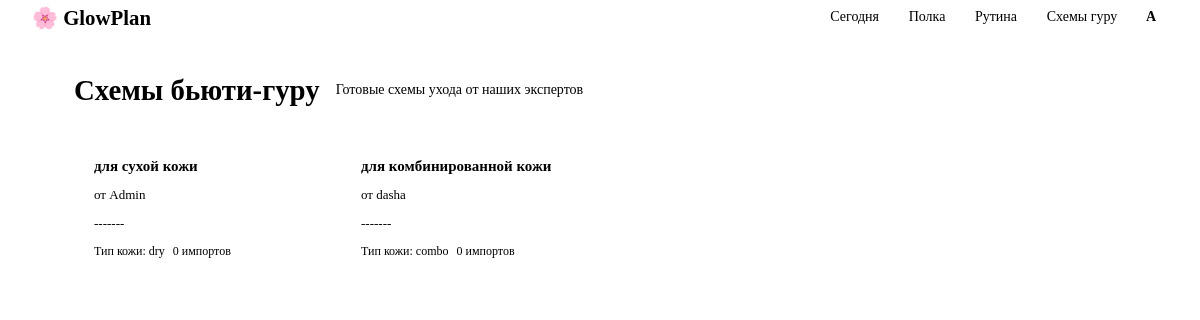
/admin/schemes/catalog (signed in), run on the app's committed database.
### models.py (models this page shows, shortened)
class User(db.Model, UserMixin):
    __tablename__ = "users"
    id = db.Column(db.Integer, primary_key=True)
    email = db.Column(db.String(120), unique=True, nullable=False)
    password_hash = db.Column(db.String(256), nullable=False)
    name = db.Column(db.String(80), nullable=False)
    skin_type = db.Column(db.String(40), default="normal") # normal, dry, oily, combo
    role = db.Column(db.String(20), default="user") # user, guru, admin
    created_at = db.Column(db.Date, default=date.today)
    user_products = db.relationship("UserProduct", backref="owner", lazy=True, cascade="all, delete-orphan")
    routines = db.relationship("Routine", backref="owner", lazy=True, cascade="all, delete-orphan")
    checklist_logs = db.relationship("ChecklistLog", backref="owner", lazy=True, cascade="all, delete-orphan")
    guru_schemes = db.relationship("GuruScheme", backref="author", lazy=True)
    def is_admin(self):
        return self.role == "admin"
    def is_guru(self):
        return self.role in ("guru", "admin")

class GuruScheme(db.Model):
    __tablename__ = "guru_schemes"
    id = db.Column(db.Integer, primary_key=True)
    guru_id = db.Column(db.Integer, db.ForeignKey("users.id"), nullable=False)
    title = db.Column(db.String(120), nullable=False)
    description = db.Column(db.Text, default="")
    skin_type = db.Column(db.String(40), default="all") # для какого типа кожи
    is_published = db.Column(db.Boolean, default=False)
    imports_count = db.Column(db.Integer, default=0)
    created_at = db.Column(db.Date, default=date.today)

### routes/admin.py (the view)
@admin_bp.route("/schemes/catalog")
@login_required
def schemes_catalog():
    published = GuruScheme.query.filter_by(is_published=True).all()
    return render_template("admin/schemes_catalog.html", schemes=published)

### models.py (called while the page is built)
@login_manager.user_loader
def load_user(user_id):
    return User.query.get(int(user_id))

### templates/admin/schemes_catalog.html (shortened to what this page needs)
{% extends "base.html" %}
{% block content %}
<div class="page-header">
    <h1 class="page-title">Схемы бьюти-гуру</h1>
    <p class="page-subtitle">Готовые схемы ухода от наших экспертов</p>
</div>
{% if schemes %}
<div class="products-grid">
    {% for s in schemes %}
    <div class="product-card">
        <h3 class="product-card__name">{{ s.title }}</h3>
        <p class="product-card__brand">от {{ s.author.name }}</p>
        <p class="product-card__desc">{{ s.description or 'Без описания' }}</p>
        <div class="product-card__meta">
            <span>Тип кожи: {{ s.skin_type }}</span>
            <span>{{ s.imports_count }} импортов</span>
        </div>
    </div>
    {% endfor %}
</div>
{% else %}
<div class="empty-state">
    <div class="empty-state__icon">📋</div>
    <p>Пока нет опубликованных схем</p>
</div>
{% endif %}
{% endblock %}

### templates/base.html (shortened to what this page needs)
<!DOCTYPE html>
<html lang="ru">
<head>
    <link rel="stylesheet" href="{{ url_for('static', filename='css/style.css') }}">
</head>
<body>
{% if current_user.is_authenticated %}
<nav class="navbar">
    <a class="navbar__brand" href="{{ url_for('main.dashboard') }}">🌸 GlowPlan</a>
    <div class="navbar__links">
        <a href="{{ url_for('main.dashboard') }}"
           class="{% if request.endpoint == 'main.dashboard' %}active{% endif %}">Сегодня</a>
        <a href="{{ url_for('products.shelf') }}"
           class="{% if request.blueprint == 'products' %}active{% endif %}">Полка</a>
        <a href="{{ url_for('routine.index') }}"
           class="{% if request.blueprint == 'routine' %}active{% endif %}">Рутина</a>
        <a href="{{ url_for('admin.schemes_catalog') }}">Схемы гуру</a>
        <a href="{{ url_for('main.profile') }}" class="nav-avatar">
            {{ current_user.name[0].upper() }}
        </a>
    </div>
</nav>
{% endif %}
<main class="main-content">
    {% block content %}{% endblock %}
</main>
</body>
</html>

### static/css/style.css (style rules this page uses)
*, *::before, *::after { box-sizing: border-box; margin: 0; padding: 0; }
body { font-family: var(--font-body); background: var(--color-bg); color: var(--color-text); font-size: 15px; line-height: 1.6; min-height: 100vh; }
a { color: var(--color-primary); text-decoration: none; }
.navbar { position: sticky; top: 0; z-index: 100; background: var(--color-surface); border-bottom: 1.5px solid var(--color-border); height: var(--nav-height); display: flex; align-items: center; padding: 0 2rem; gap: 2rem; box-shadow: var(--shadow-sm); }
.navbar__brand { font-family: var(--font-display); font-size: 1.3rem; font-weight: 600; color: var(--color-primary); text-decoration: none; flex-shrink: 0; }
.navbar__links { display: flex; align-items: center; gap: .25rem; flex-wrap: wrap; margin-left: auto; }
.navbar__links a { padding: .4rem .8rem; border-radius: var(--radius-sm); color: var(--color-text-muted); font-size: 14px; transition: all .15s; }
.nav-avatar { width: 34px; height: 34px; border-radius: 50%; background: var(--color-primary); color: white; display: flex; align-items: center; justify-content: center; font-weight: 600; font-size: 14px; flex-shrink: 0; text-decoration: none !important; }
.main-content { max-width: 1100px; margin: 0 auto; padding: 2rem 1.5rem; }
.page-header { display: flex; align-items: center; gap: 1rem; margin-bottom: 1.5rem; flex-wrap: wrap; }
.page-title { font-family: var(--font-display); font-size: 1.8rem; font-weight: 600; color: var(--color-text); }
.page-subtitle { color: var(--color-text-muted); font-size: 14px; }
.products-grid { display: grid; grid-template-columns: repeat(auto-fill, minmax(240px, 1fr)); gap: 1rem; }
.product-card { background: var(--color-surface); border: 1.5px solid var(--color-border); border-radius: var(--radius-md); padding: 1.25rem; box-shadow: var(--shadow-sm); display: flex; flex-direction: column; gap: .5rem; }
.product-card__name { font-weight: 600; font-size: 15px; line-height: 1.3; }
.product-card__brand { font-size: 13px; color: var(--color-text-muted); }
.product-card__desc { font-size: 13px; color: var(--color-text-muted); }
.product-card__meta { display: flex; flex-wrap: wrap; gap: .5rem; font-size: 12px; color: var(--color-text-muted); }

### data on the page
User: name "А"
GuruScheme: title "для сухой кожи", author.name "Admin", description "-------", skin_type "dry", imports_count "0"
GuruScheme: title "для комбинированной кожи", author.name "dasha", description "-------", skin_type "combo", imports_count "0"
